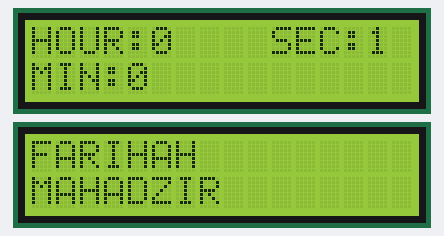
Recording of a sketch running on a simulated Arduino Uno, built with avr-gcc and run on an emulated ATmega328P. Parts: 2 × 16×2 character LCD.

Above: at 0.2 s.
At 4.2 s:
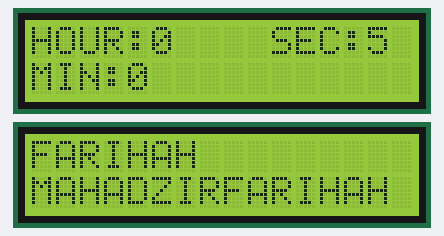
At 9.2 s:
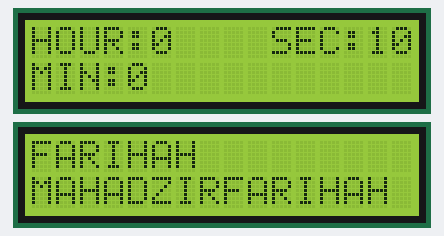
At 19.3 s:
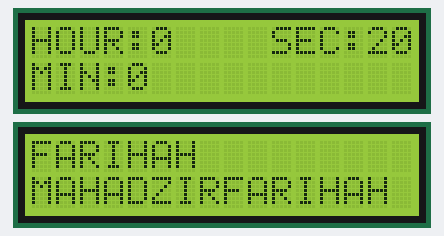
At 28.4 s:
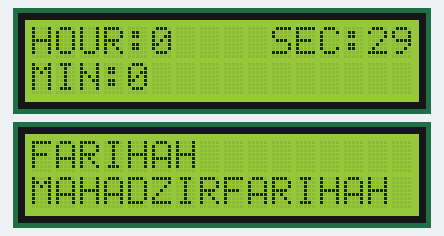
At 38.4 s:
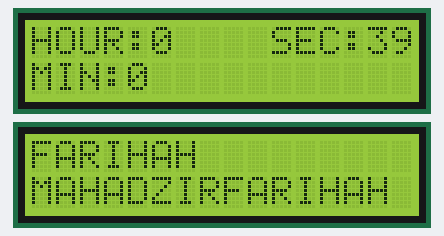

Measured:
- what the display in image 1 shows lasts 1.0 s, from 4.2 s to 5.2 s

The sketch:

surprising_borwo_bruticus1.ino
```cpp
#include <LiquidCrystal.h>
int uur=0,minuut=0,tweede=0;
LiquidCrystal lcd(12, 11, 5, 4, 3, 2);//declare,name & initialize the library with the numbers of the interface pins
LiquidCrystal lcd1(13, 10, 9, 8, 7, 6);
void setup() {
  lcd.begin(16, 2);
  lcd1.begin(16, 2);
}
void loop() {

 tweede=tweede+1;
  if(tweede==60){
    minuut=minuut+1;
    tweede=0; //if tweede==60,it will return back to zero and minuut will become 1
  }

  if(minuut==60){
    minuut=0;
    uur=uur+1; //if minuut==60,it'll return back to zero and uur will be 1
  }
   lcd1.print("FARIHAH");
  lcd1.setCursor(0,1);//text will show based on the position given,(x,y)
  lcd1.print("MAHADZIR");
  lcd.print("HOUR:");//'HOUR' can be seen on the LCD
  lcd.print(uur);
  lcd.setCursor(10,0);
  lcd.print("SEC:");//'SEC' can be seen on the LCD
  lcd.print(tweede);
  lcd.setCursor(0,1);
  lcd.print("MIN:");//'MIN' can be seen on the LCD
  lcd.print(minuut);
   delay(1000);//1000 milliseconds of delay between each loop
  lcd.clear();//clears the LCD screen and positions the cursor in the upper-left corner

}
```
